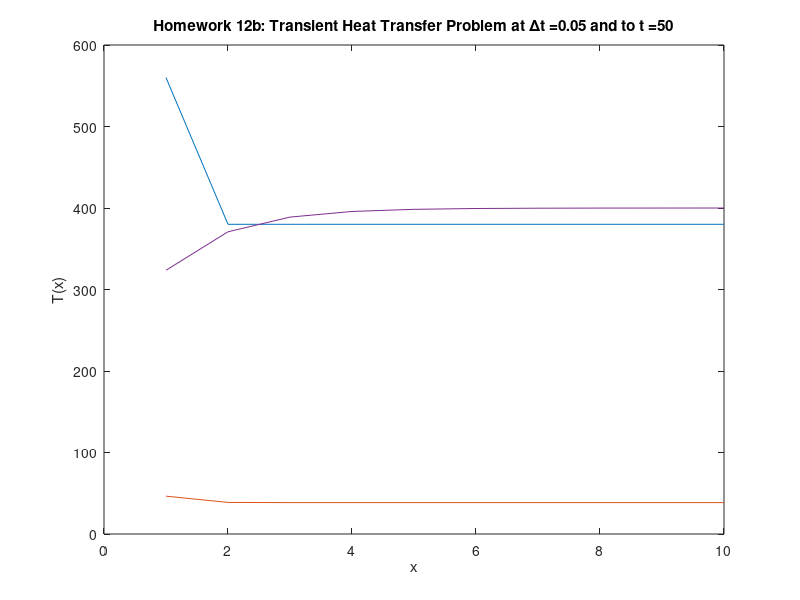
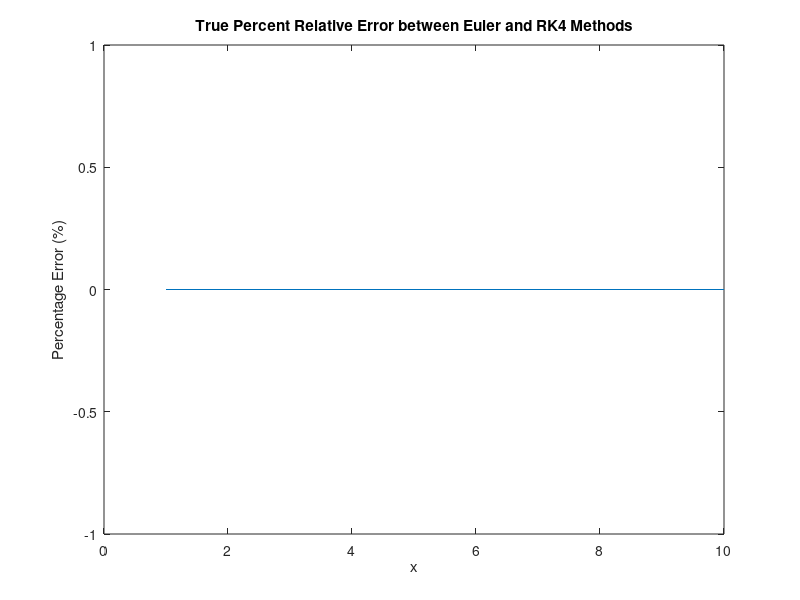

The MATLAB script that drew these images, in order:
%HW12B Runge Kutta
%Call homework 12 first for comparison
clear
clc

k = 2;
L = 10;
num_cells = 10;
del_t = 0.05;
end_time = 0.05; %and end time = 50;
num_time_steps = end_time/del_t;
T_in = 200;
T_0 = 20;

del_x = L/num_cells;

sub = 1/del_x^2;
dia = (1-k - (2/del_x^2));
sup = 1/del_x^2;

col_data = [sub dia sup];

for i=2:num_cells-1
    for j = 1: 3
        B(i,i-2+j) = col_data(j);
    end
end

B(1,1:2) = [dia sup];
B(num_cells, num_cells-1:num_cells) = [sub dia];
B(num_cells, num_cells-1) = sup+sub;

frc = k*T_in;

W(1:num_cells,1) = frc;
W(1,1) = sub*T_in+frc;
W(num_cells,1) = frc + (0);

T = ones(num_cells,1)*T_0;
T_B = ones(num_cells,1)*T_0;

x_plot = [del_x:del_x:L];

%First time with t=0.05 and second time with t=50
for j=1:2
    %Forward Euler Implementation
    for i=1:num_time_steps
        T_new = B*T+W;
        T=T_new;
    end

    %RK4 Implementation
    for i=1:num_time_steps
        k1 = B*T_B+W;

        k2 = B*(T_B+k1*del_t/2) + W;

        k3 = B*(T_B+k2*del_t/2) + W;

        k4 = B*(T_B+k3*del_t) + W;

        T_new = T_B + (k1+2*k2+2*k3+k4)*del_t/6;

        T_B=T_new;
    end
    figure(1);
    plot(x_plot, T, x_plot, T_B);
    hold on
    
    end_time = 50; %and end time = 50;
    num_time_steps = end_time/del_t;
    T = ones(num_cells,1)*T_0;
    T_B = ones(num_cells,1)*T_0;
end

title(['Homework 12b: Transient Heat Transfer Problem at \Deltat =' num2str(del_t) ' and to t =' num2str(end_time)]);
xlabel('x');
ylabel('T(x)');
print('hw12b', '-dpng');
hold off

figure(2);
%Calculate Relative Error
relative_error = [];
for i=1:size(T_B)
    relative_error(i) =  100*abs(T(i)-T_B(i))/T(i);
end

plot(x_plot,relative_error);
title('True Percent Relative Error between Euler and RK4 Methods');
ylabel('Percentage Error (%)');
xlabel('x');
print('hw12brelativeerror', '-dpng');
